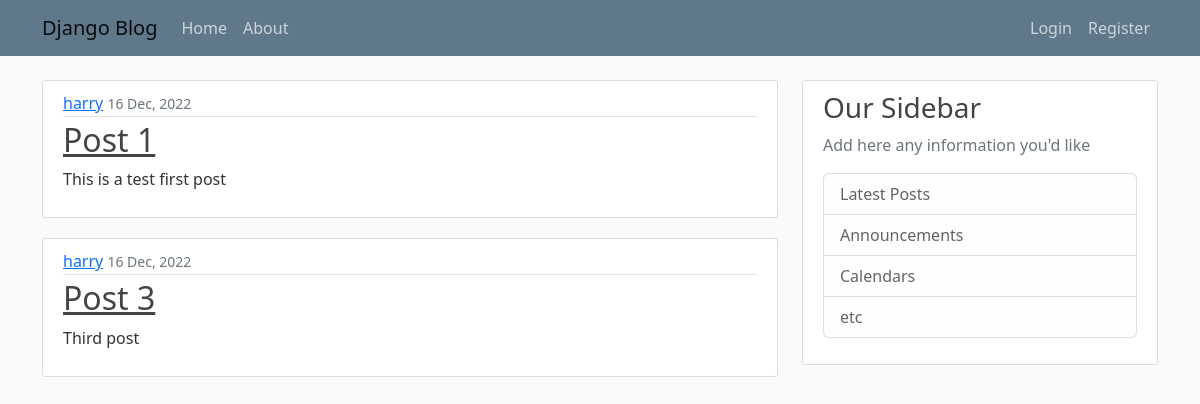
The page / on the database its author committed.
### blog/models.py (models this page shows, shortened)
class Post(models.Model):
    title = models.CharField(max_length=100)
    content = models.TextField()
    timestamp = models.DateTimeField(default=timezone.now)
    author = models.ForeignKey(User, on_delete=models.CASCADE)

### blog/views.py (the view)
# urls.py: path('', views.home, name='blog-home'),
def home(request):
    context = {
        'posts': Post.objects.all()
    }
    return render(request, 'blog/home.html', context)

### blog/templates/blog/home.html
{% extends "blog/base.html" %}
{% block content %}
    {% for post in posts %}
        <article class="media content-section">
            <div class="media-body">
                <div class="article-metadata">
                    <a class="mr-2" href="#">{{ post.author }}</a>
                    <small class="text-muted">{{ post.timestamp |date:"d M, Y" }}</small>
                </div>
                <h2><a class="article-title" href="#">{{ post.title }}</a></h2>
                <p class="article-content">{{ post.content }}</p>
            </div>
        </article>
    {% endfor %}
{% endblock content %}

### blog/static/blog/main.css (style rules this page uses)
body { background: #fafafa; color: #333333; margin-top: 5rem; }
h1, h2, h3, h4, h5, h6 { color: #444444; }
.content-section { background: #ffffff; padding: 10px 20px; border: 1px solid #dddddd; border-radius: 3px; margin-bottom: 20px; }
.article-title { color: #444444; }
.article-content { white-space: pre-line; }
.article-metadata { padding-bottom: 1px; margin-bottom: 4px; border-bottom: 1px solid #e3e3e3 }

### rows shown on the page
Post: author "harry", timestamp "16 Dec, 2022", title "Post 1", content "This is a test first post"
Post: author "harry", timestamp "16 Dec, 2022", title "Post 3", content "Third post"
